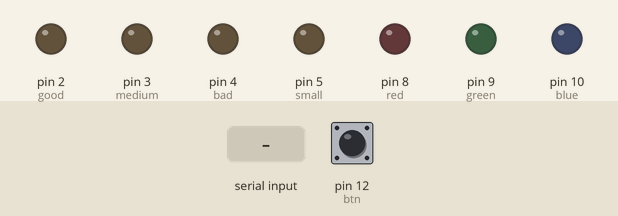
Simulated run of this sketch. Board: Arduino Uno, built with avr-gcc and run on an emulated ATmega328P. On the bench: output pins drawn as LEDs (lit = HIGH). The inputs (shaded band) are chosen by the test bench; at power-on: pin 12 (btn) LOW.

Above: at 1.2 s.
1.3 s: "4" received over Serial
At 1.4 s:
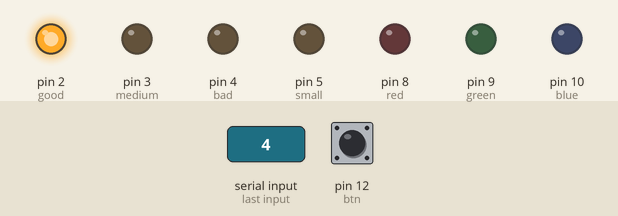
3.0 s: "5" received over Serial
At 3.1 s:
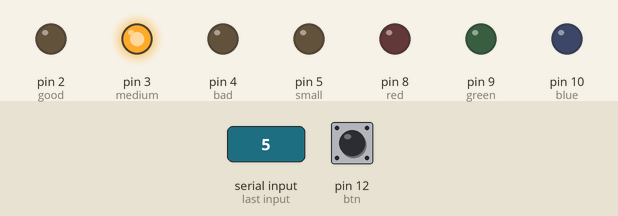
4.7 s: "6" received over Serial
At 4.8 s:
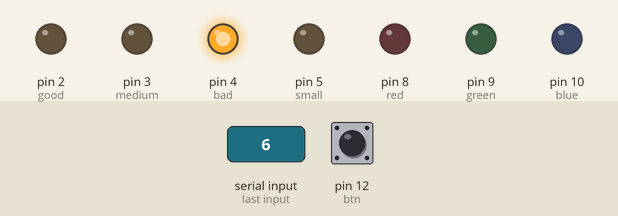
6.4 s: "7" received over Serial
At 6.5 s:
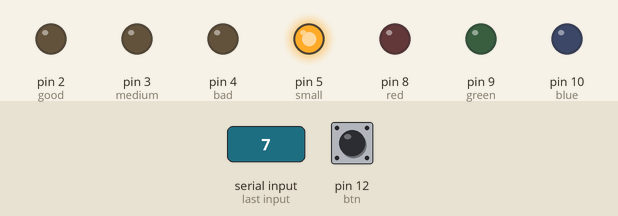
8.1 s: "1" received over Serial
At 8.5 s:
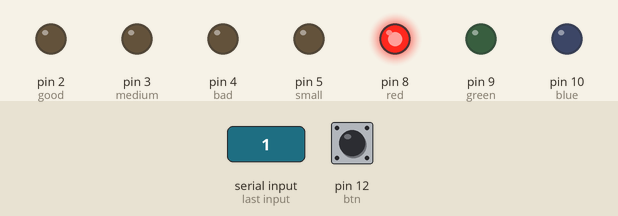
10.1 s: "2" received over Serial
At 10.5 s:
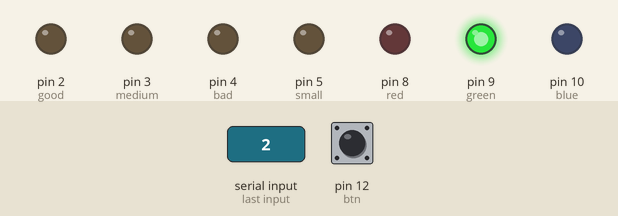
Timing chart, 0 to 13.1 s (numbered marks = the images above; inputs shaded):
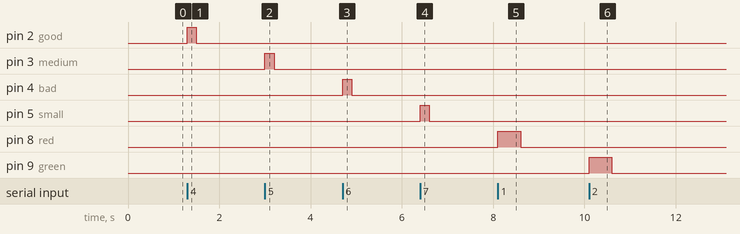

Measured:
- after the input at 1.3 s, pin 2 (good): LOW → HIGH at once, → LOW 0.20 s later
- after the input at 3.0 s, pin 3 (medium): LOW → HIGH at once, → LOW 0.20 s later
- after the input at 4.7 s, pin 4 (bad): LOW → HIGH at once, → LOW 0.20 s later
- after the input at 6.4 s, pin 5 (small): LOW → HIGH at once, → LOW 0.20 s later
- after the input at 8.1 s, pin 8 (red): LOW → HIGH at once, → LOW 0.50 s later
- after the input at 10.1 s, pin 9 (green): LOW → HIGH at once, → LOW 0.50 s later

The sketch:

ArduinoClient.ino
```cpp
/*
 * This code lets one share data between the arduino and a java application.
 *
 * Author: Kristian Kvam
 */

char data; //variable to store incoming data from JAVA

int btn = 12; // Button
int red = 8; // Red light
int green = 9; // Green light
int blue = 10; // Blue Light

int btnState = 0;
int breaker = 0;

int good = 2;
int medium = 3;
int bad = 4;
int small = 5;

void setup() {
  pinMode(red, OUTPUT);
  pinMode(green, OUTPUT);
  pinMode(blue, OUTPUT);
  pinMode(btn, INPUT);
  pinMode(good, OUTPUT);
  pinMode(medium, OUTPUT);
  pinMode(bad, OUTPUT);
  pinMode(small, OUTPUT);
  Serial.begin(345600);
  Serial.setTimeout(50);
}

void loop() {

  btnState = digitalRead(btn);

  if(Serial.available()>0){ //if data has been written to the Serial stream
    data=Serial.read();

    lightSource(data);
    qualitySignal(data);

  }
       // Writes "ok" to the Java application if the button is pressed.
       if(btnState == HIGH && breaker == 0){
         Serial.write("ok");
         breaker = 1;
        }

        // Resets the button state.
        if(btnState == LOW){
         breaker = 0;
        }

}
/*
 * Sets an output high for 200ms if the input data maches any of the cases.
 * This method is used to visualize the data recieved from the Java application.
 */
void qualitySignal(int input){
    switch (input) {
    case '4':
      digitalWrite(good,HIGH);
      delay(200);
      digitalWrite(good, LOW);
      break;
    case '5':
      digitalWrite(medium,HIGH);
      delay(200);
      digitalWrite(medium, LOW);
      break;
    case '6':
      digitalWrite(bad,HIGH);
      delay(200);
      digitalWrite(bad, LOW);
      break;
    case '7':
      digitalWrite(small,HIGH);
      delay(200);
      digitalWrite(small, LOW);
      break;
    default:
      // do nothing
      break;
  }
}
/*
 * Turns on the red, green, or blue light for 500 ms depending on the input data.
 * This method is used to turn on the lights when data recieved from the Java application
 * matches any of the cases.
 */
void lightSource(int input){
      switch (input) {
    case '1':
      digitalWrite(red,HIGH);
      delay(500);
      digitalWrite(red, LOW);
      break;
    case '2':
      digitalWrite(green,HIGH);
      delay(500);
      digitalWrite(green, LOW);
      break;
    case '3':
      digitalWrite(blue,HIGH);
      delay(500);
      digitalWrite(blue, LOW);
      break;
    default:
      // do nothing
      break;
  }
}
```
